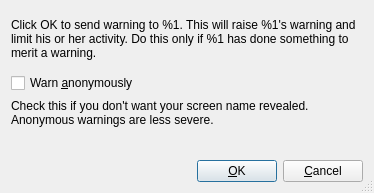
<ui version="4.0" >
 <class>WarnDlgBase</class>
 <widget class="QDialog" name="WarnDlgBase" >
  <property name="geometry" >
   <rect>
    <x>0</x>
    <y>0</y>
    <width>374</width>
    <height>193</height>
   </rect>
  </property>
  <property name="windowTitle" >
   <string>Send warning</string>
  </property>
  <property name="sizeGripEnabled" >
   <bool>true</bool>
  </property>
  <layout class="QVBoxLayout" >
   <property name="margin" >
    <number>11</number>
   </property>
   <property name="spacing" >
    <number>6</number>
   </property>
   <item>
    <widget class="QLabel" name="lblInfo" >
     <property name="text" >
      <string>Click OK to send warning to %1. This will raise %1's warning and limit his or her activity. Do this only if %1 has done something to merit a warning.</string>
     </property>
     <property name="alignment" >
      <set>Qt::AlignLeading|Qt::AlignLeft|Qt::AlignVCenter</set>
     </property>
     <property name="wordWrap" >
      <bool>true</bool>
     </property>
    </widget>
   </item>
   <item>
    <widget class="QCheckBox" name="chkAnon" >
     <property name="text" >
      <string>Warn &amp;anonymously</string>
     </property>
    </widget>
   </item>
   <item>
    <widget class="QLabel" name="TextLabel4" >
     <property name="text" >
      <string>Check this if you don't want your screen name revealed.
Anonymous warnings are less severe.</string>
     </property>
     <property name="alignment" >
      <set>Qt::AlignLeading|Qt::AlignLeft|Qt::AlignTop</set>
     </property>
     <property name="wordWrap" >
      <bool>true</bool>
     </property>
    </widget>
   </item>
   <item>
    <layout class="QHBoxLayout" >
     <property name="margin" >
      <number>0</number>
     </property>
     <property name="spacing" >
      <number>6</number>
     </property>
     <item>
      <spacer>
       <property name="orientation" >
        <enum>Qt::Horizontal</enum>
       </property>
       <property name="sizeType" >
        <enum>QSizePolicy::Expanding</enum>
       </property>
       <property name="sizeHint" >
        <size>
         <width>20</width>
         <height>20</height>
        </size>
       </property>
      </spacer>
     </item>
     <item>
      <widget class="QPushButton" name="buttonOk" >
       <property name="text" >
        <string>&amp;OK</string>
       </property>
       <property name="autoDefault" >
        <bool>true</bool>
       </property>
       <property name="default" >
        <bool>true</bool>
       </property>
      </widget>
     </item>
     <item>
      <widget class="QPushButton" name="buttonCancel" >
       <property name="text" >
        <string>&amp;Cancel</string>
       </property>
       <property name="autoDefault" >
        <bool>true</bool>
       </property>
      </widget>
     </item>
    </layout>
   </item>
  </layout>
 </widget>
 <pixmapfunction>qPixmapFromMimeSource</pixmapfunction>
 <resources/>
 <connections/>
</ui>
